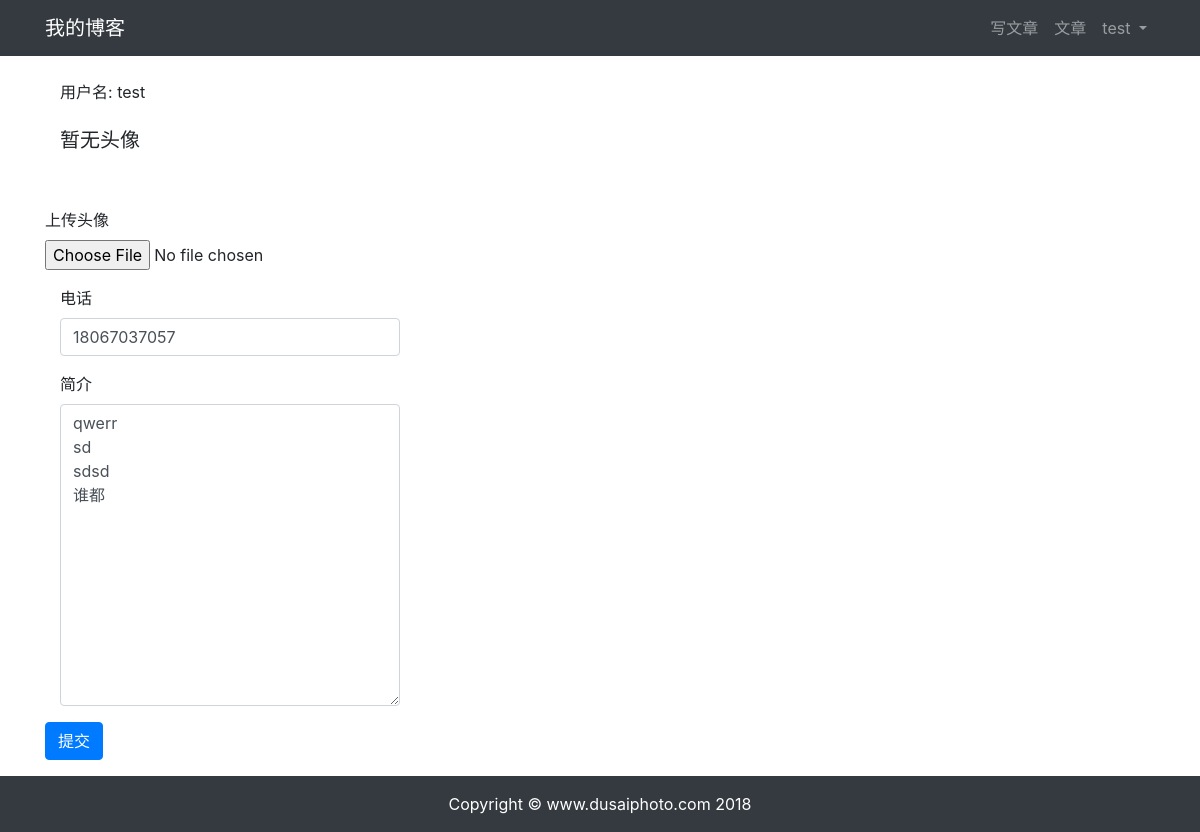
Page /userprofile/edit/7/ (signed in) on the earlier database version.
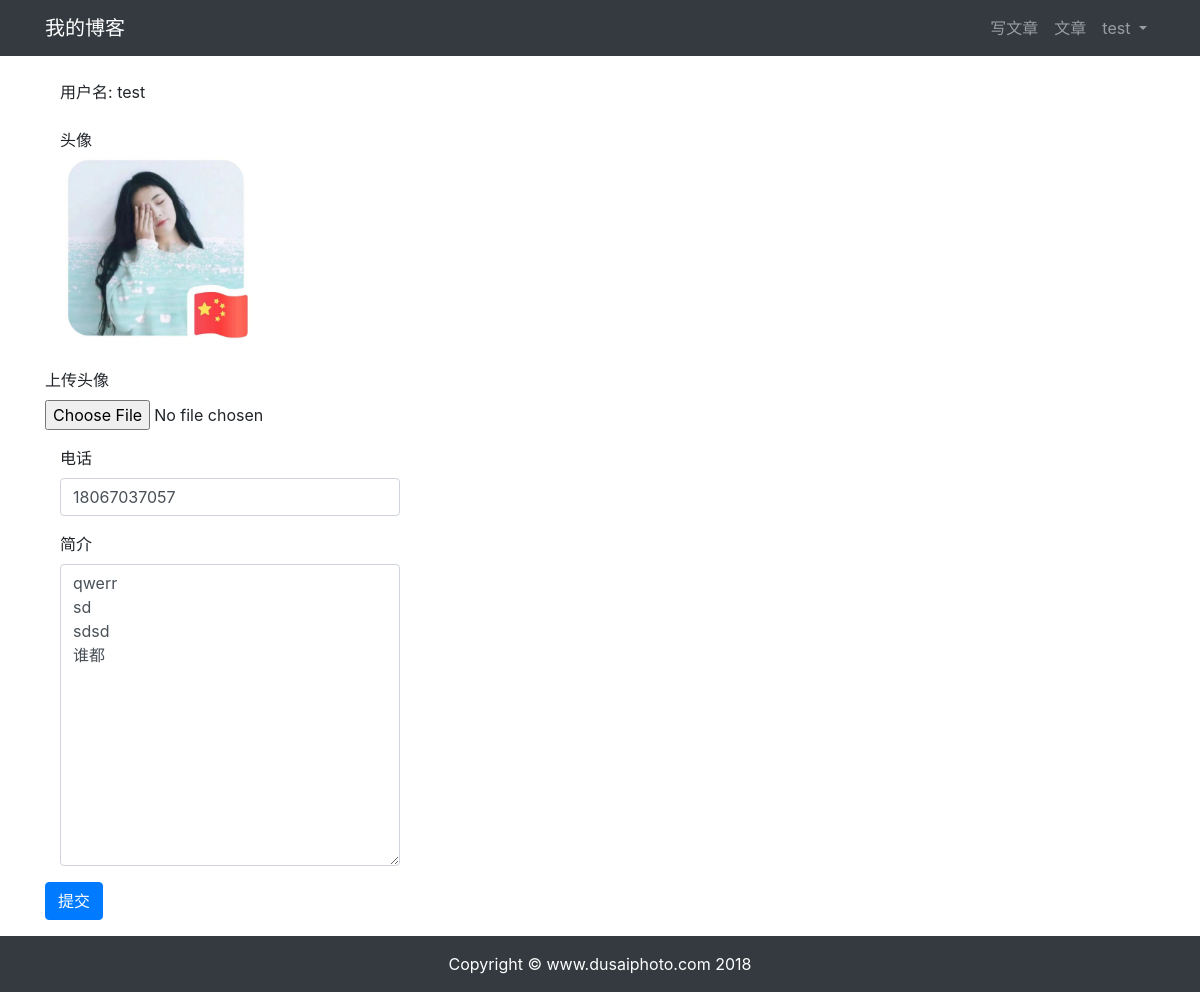
Same page on the later database version.
### userprofile/models.py (models this page shows, shortened)
class Profile(models.Model):
    user = models.OneToOneField(User, on_delete=models.CASCADE, related_name='profile')
    phone = models.CharField(max_length=20, blank=True)
    avatar = models.ImageField(upload_to='avatar/%Y%m%d/', blank=True)
    bio = models.TextField(max_length=500, blank=True)

### userprofile/views.py (the view)
# urls.py: path('edit/<int:id>/', views.profile_edit, name='edit'),
@login_required(login_url='/userprofile/login/')
def profile_edit(request, id):
    user = User.objects.get(id=id)
    if Profile.objects.filter(user_id=id).exists():
        profile = Profile.objects.get(user_id=id)
    else:
        profile = Profile.objects.create(user=user)
    if request.method == 'POST':
        if request.user != user:
            return HttpResponse("你没有权限修改此用户信息。")
        profile_form = ProfileForm(request.POST, request.FILES)
        if profile_form.is_valid():
            profile_cd = profile_form.cleaned_data
            profile.phone = profile_cd['phone']
            profile.bio = profile_cd['bio']
            if 'avatar' in request.FILES:
                profile.avatar = profile_cd["avatar"]
            profile.save()
            return redirect("userprofile:edit", id=id)
        else:
            return HttpResponse("注册表单输入有误。请重新输入~")
    elif request.method == 'GET':
        profile_form = ProfileForm()
        context = {'profile_form': profile_form,
                   'profile': profile, 'user': user}
        return render(request, 'userprofile/edit.html', context)
    else:
        return HttpResponse("请使用GET或POST请求数据")

### userprofile/forms.py
class ProfileForm(forms.ModelForm):
    class Meta:
        model = Profile
        fields = ('phone', 'avatar', 'bio')

### templates/userprofile/edit.html (shortened to what this page needs)
{% extends "base.html" %} {% load staticfiles %}
{% block content %}
<div class="container">
    <div class="row">
        <div class="col-12">
            <br>
            <div class="col-md-4">用户名: {{ user.username }}</div>
            <br>
            {% if profile.avatar %}
                <div class="col-md-4">头像</div>
                <img src="{{ profile.avatar.url }}" style="max-width: 20%; border-radius: 15%;" class="col-md-4">
            {% else %}
                <h5 class="col-md-4">暂无头像</h5>
            {% endif %}
            <br>
            <br>
            <form method="post" action="." enctype="multipart/form-data">
                <div class="form-group">
                    <label for="avatar">上传头像</label>
                    <input type="file" class="form-control-file" name="avatar" id="avatar">
                </div>
                <div class="form-group col-md-4">
                    <label for="phone">电话</label>
                    <input type="text" class="form-control" id="phone" name="phone" value="{{ profile.phone }}">
                </div>
                <div class="form-group col-md-4">
                    <label for="bio">简介</label>
                    <textarea type="text" class="form-control" id="bio" name="bio" rows="12">{{ profile.bio }}</textarea>
                </div>
                <button type="submit" class="btn btn-primary">提交</button>
            </form>
        </div>
    </div>
</div>
{% endblock content %}

Differences in the rows shown:
changed Profile "qwerr sd sdsd 谁都": avatar empty → "avatar/20210825/bxn.jpg" (drawn); avatar: picture added
Other differences:
text no longer shown: "暂无头像"
text now shown: "头像"
